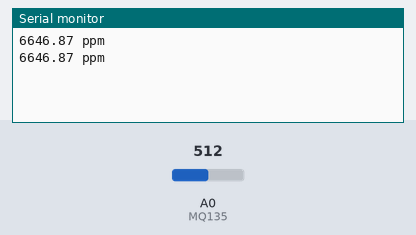
Simulated run of this sketch. Board: Arduino Uno, built with avr-gcc and run on an emulated ATmega328P. Shown: the last lines printed to the serial monitor. The inputs (shaded band) are chosen by the test bench; at power-on: A0 (MQ135) = 512.

Above: at 1.8 s.
1.9 s: A0 (MQ135) set to 1001
At 2.8 s:
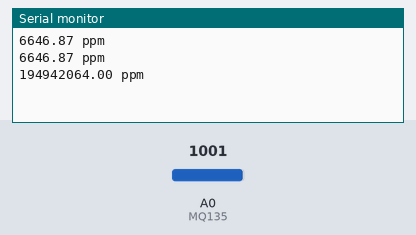
3.4 s: A0 (MQ135) set to 1016
At 4.8 s:
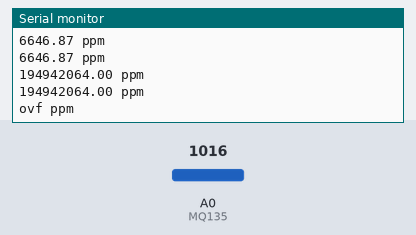

The sketch:

AIR_MONITOR.ino
```cpp
int MQ135 = A0;

void setup()
{
  Serial.begin(9600);
  pinMode(MQ135, INPUT);
  pinMode(2, INPUT);
}

void loop()
{
  float MQ135_volt;
  float RS_CO2;
  float R0;
  float Slope;
  float Y_intercept;
  float MQ135Value = (analogRead(MQ135));
  float Y_Value;
  MQ135_volt = MQ135Value * (5.0 / 1023.0);
  RS_CO2 = ((5.0 * 32850) / MQ135_volt) - 32850;
  R0 = 149250;
  Slope = -0.370955166;
  Y_intercept = 0.7597917824;
  Y_Value = RS_CO2 / R0;

  double ppm = pow(10, (log10(Y_Value) - Y_intercept) / Slope);
  Serial.print(ppm);
  Serial.println(" ppm");
  delay(1000);
}
```

Measured:
- the behaviour switches between 1015 and 1016 on A0 (MQ135) (found by bisection; images 1 and 2)
- after the input at 1.9 s, the serial monitor: prints a new line after 0.10 s (image 1)
- after the input at 3.4 s, the serial monitor: prints a new line after 0.61 s (image 2)
